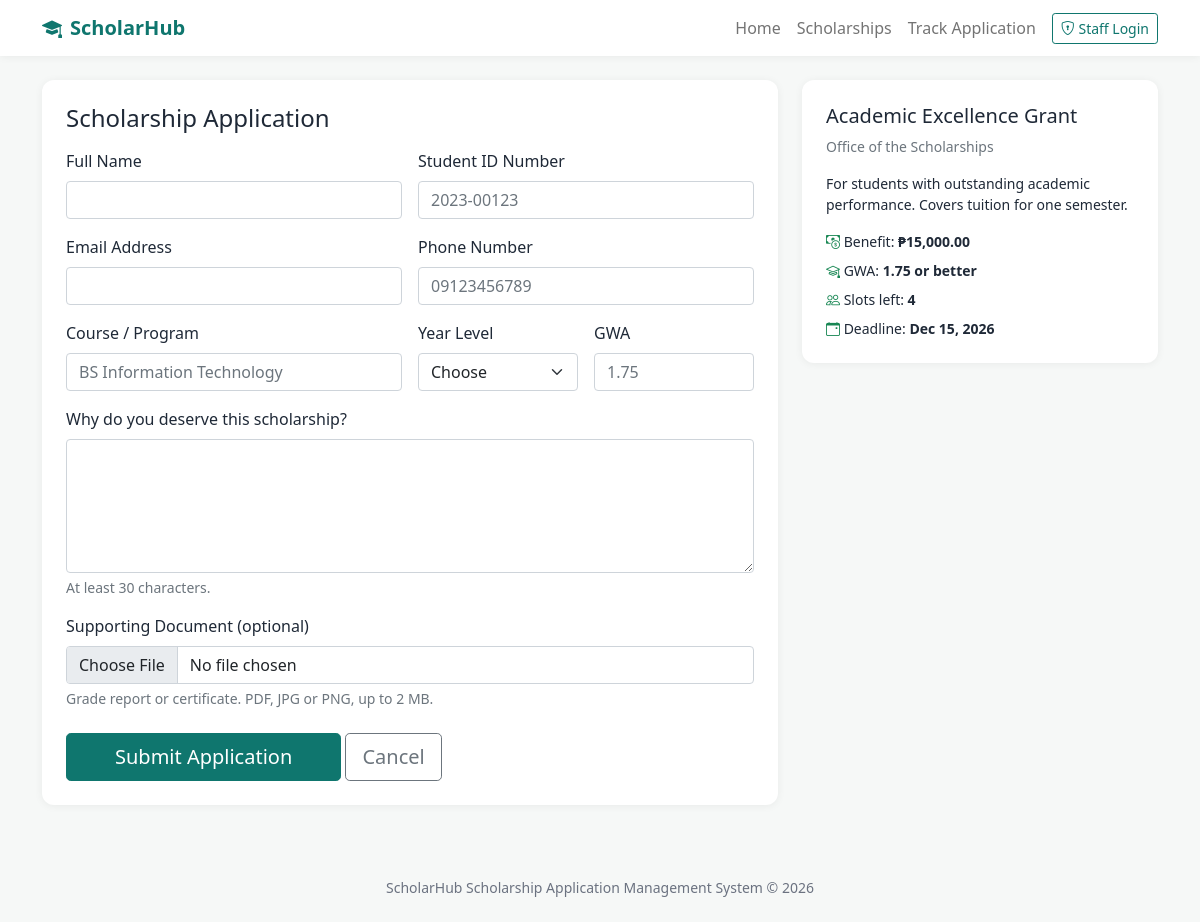
Page /apply.php?id=1 on the committed database.
### tables this page shows
CREATE TABLE scholarships (
  scholarship_id INT AUTO_INCREMENT PRIMARY KEY,
  scholarship_name VARCHAR(120) NOT NULL,
  sponsor VARCHAR(120) NOT NULL,
  description TEXT NULL,
  benefit_amount DECIMAL(10,2) NOT NULL DEFAULT 0.00,
  slots INT NOT NULL DEFAULT 1,
  max_gwa DECIMAL(3,2) NOT NULL DEFAULT 3.00,
  deadline DATE NOT NULL,
  status ENUM('Open','Closed') NOT NULL DEFAULT 'Open'
);

### includes/functions.php (called while the page is built, shortened)
<?php
function clean($text) {
    return htmlspecialchars((string) $text, ENT_QUOTES, 'UTF-8');
}
function run($conn, $sql, $types = '', $params = array()) {
    $stmt = $conn->prepare($sql);
    if ($types != '') {
        $stmt->bind_param($types, ...$params);
    }
    $stmt->execute();
    return $stmt;
}
function formatDate($date) {
    return date('M j, Y', strtotime($date));
}
function peso($amount) {
    return '&#8369;' . number_format($amount, 2);
}
function approvedCount($conn, $scholarshipId, $ignoreId = 0) {
    $sql = "SELECT COUNT(*) AS total FROM applications
            WHERE scholarship_id = ? AND status = 'Approved' AND application_id <> ?";
    $row = run($conn, $sql, 'ii', array($scholarshipId, $ignoreId))->get_result()->fetch_assoc();
    return (int) $row['total'];
}
function isOpenForApplying($s) {
    return $s['status'] == 'Open' && $s['deadline'] >= date('Y-m-d');
}

### apply.php (the view, shortened to what this page needs)
<?php
require_once 'includes/functions.php';
$id = isset($_GET['id']) ? (int) $_GET['id'] : 0;
$s = run($conn, "SELECT * FROM scholarships WHERE scholarship_id = ?", 'i', array($id))->get_result()->fetch_assoc();
$canApply = isOpenForApplying($s) && approvedCount($conn, $id) < $s['slots'];
include 'includes/header.php';
?>
<div class="row g-4">
  <div class="col-lg-4 order-lg-2">
    <div class="card p-4">
      <h5><?= clean($s['scholarship_name']) ?></h5>
      <div class="text-muted small mb-3"><?= clean($s['sponsor']) ?></div>
      <p class="small"><?= clean($s['description']) ?></p>
      <ul class="list-unstyled small mb-0">
        <li class="mb-2"><i class="bi bi-cash-coin text-success"></i> Benefit: <strong><?= peso($s['benefit_amount']) ?></strong></li>
        <li class="mb-2"><i class="bi bi-mortarboard text-success"></i> GWA: <strong><?= number_format($s['max_gwa'], 2) ?> or better</strong></li>
        <li class="mb-2"><i class="bi bi-people text-success"></i> Slots left: <strong><?= max(0, $s['slots'] - approvedCount($conn, $id)) ?></strong></li>
        <li><i class="bi bi-calendar-event text-success"></i> Deadline: <strong><?= formatDate($s['deadline']) ?></strong></li>
      </ul>
    </div>
  </div>
  <div class="col-lg-8 order-lg-1">
    <div class="card p-4">
      <h4 class="mb-3">Scholarship Application</h4>
      <?php if (!$canApply): ?>
        <div class="alert alert-warning mb-0">Applications for this scholarship are closed or there are no slots left. <a href="index.php">Back to scholarships</a></div>
      <?php else: ?>
        <form method="post" enctype="multipart/form-data">
          <?php include 'includes/application_fields.php'; ?>
          <div class="mt-4 d-grid d-md-block">
            <button type="submit" class="btn btn-brand btn-lg px-5">Submit Application</button>
            <a href="index.php" class="btn btn-outline-secondary btn-lg">Cancel</a>
          </div>
        </form>
      <?php endif; ?>
    </div>
  </div>
</div>
<?php include 'includes/footer.php'; ?>

### assets/css/style.css (style rules this page uses)
:root { --brand: #0f766e; --brand-dark: #0b5d57; --brand-soft: #e6f4f1; --ink: #0f2e2b; }
body { background: #f6f8f7; color: #1f2937; }
.btn-brand { background: var(--brand); border-color: var(--brand); color: #fff; }
.card { border: 0; border-radius: 12px; box-shadow: 0 1px 8px rgba(0,0,0,.06); }

### rows in the picture
scholarships: scholarship_name "Academic Excellence Grant", sponsor "Office of the Scholarships", description "For students with outstanding academic performance. Covers tuition for one semester.", benefit_amount "₱15,000.00", max_gwa "1.75", deadline "Dec 15, 2026"

### other values in the picture
max(0, $s['slots'] - approvedCount($conn, $id)) "4"
